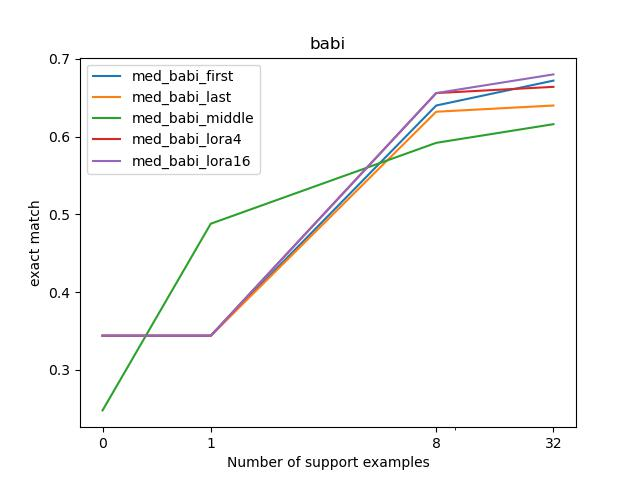

The script that saved this image:
from typing import List, Tuple
import argparse
import torch
import transformers
import torch.nn as nn
import utils
import copy
import numpy as np
import os
import json
from collections import defaultdict
import matplotlib.pyplot as plt
import matplotlib.ticker as mticker
import itertools
import icl
import tqdm
import random

import torch.nn.functional as F

parser = argparse.ArgumentParser()
parser.add_argument('--task')
parser.add_argument('--model')
parser.add_argument('--dataset')
parser.add_argument('--k')
parser.add_argument('--mode', default='all')
parser.add_argument('--debug', action='store_true')
parser.add_argument('--repeats', default=1, type=int)
parser.add_argument('--device', default='cuda')
args = parser.parse_args()


DEVICE = torch.device(args.device)

def score(logits, labels):
    """Returns the mean accuracy of a model's predictions on a set of examples.

    Args:
        logits (torch.Tensor): model predicted logits
            shape (examples, classes)
        labels (torch.Tensor): classification labels from 0 to num_classes - 1
            shape (examples,)
    """

    assert logits.dim() == 2
    assert labels.dim() == 1
    assert logits.shape[0] == labels.shape[0]
    y = torch.argmax(logits, dim=-1) == labels
    y = y.type(torch.float)
    return torch.mean(y).item()


class LoRAConv1DWrapper(nn.Module):
    def __init__(self, conv1dmodule: nn.Module, lora_rank: int):
        super().__init__()

        self.base_module = conv1dmodule

        ###
        ### Set up your LoRA-augmented layer here.
        ### You should initialize your parameters so that the residual matrix AB^T is zero,
        ###     but be careful how you do this (i.e., make sure you eventually get
        ###     non-zero gradients to both matrices during fine-tuning)!
        ### Initialization hint: what do the gradients look like after 1 and 2 steps of fine-tuning
        ###     if you initialize both A and B to zero? What about if just one is zero?
        ###
        # YOUR CODE HERE
                
        in_dim = conv1dmodule.weight.shape[0]
        out_dim = conv1dmodule.weight.shape[1]
        
        # bias set to false because we are only adding low rank update to pretrained weights
        self.A = nn.Linear(in_dim,lora_rank,bias=False,device=DEVICE)
        self.B = nn.Linear(lora_rank,out_dim,bias=False,device=DEVICE)
        
        self.A.weight.data.fill_(0)
        torch.nn.init.kaiming_uniform_(self.B.weight)
        
        # xavier seemed to produce vanishing gradients!
        #torch.nn.init.xavier_uniform_(self.B.weight)

    def forward(self, x):
        ###
        ### Perform the forward pass of your LoRA-augmented layer here.
        ### Note: you don't need to ever explicitly construct the matrix AB^T.
        ### Hint: matrix multiplication is associative.
        ###
        # YOUR CODE HERE
        
        a = self.base_module(x)
        b = self.A(x)
        b = self.B(b)
        
        return a + b


def parameters_to_fine_tune(model: nn.Module, mode: str) -> List:
    """
    Select the parameters in `model` that should be fine-tuned in mode `mode`.

    Args:
      model: the model we're fine-tuning
      mode: the fine-tuning mode we're using; may be 'all', 'last', 'first',
        'middle', or 'loraN' (where N is an integer)
    
    Returns:
      A list of nn.Parameters of `model` that should be fine-tuned in the given
        fine-tuning mode.
    """
    # YOUR CODE HERE
    ret = []
    if mode == 'all':
        return list(model.parameters())
    elif mode == 'last':
        # first experimented by printing print(model)
        # then found out that they use the key h to represent a sequence of 24 transformer blocks
        return list(model.transformer.h[-2:].parameters())
    elif mode == 'first':
        
        return list(model.transformer.h[:2].parameters())
    elif mode == 'middle':
        tot_blocks = len(model.transformer.h)//2
        i = tot_blocks-1
        j = tot_blocks+1
        return list(model.transformer.h[i:j].parameters())
    elif mode.startswith('lora'):
        ret = []
        for module in model.modules():
            if isinstance(module,LoRAConv1DWrapper):
                for child in module.children():
                    if isinstance(child,transformers.pytorch_utils.Conv1D):
                        continue # skip the pretrained weights
                    
                    ret.extend(list(child.parameters()))
        if len(ret) == 0:
            assert False
        
        return ret
    else:
        raise NotImplementedError()


def get_loss(logits: torch.tensor, targets: torch.tensor) -> torch.tensor:
    """
    Computes the cross-entropy loss for either sequence classification or generation.

    For generation, you'll need to deal with the fact that different sequences witihn
      the batch are different lengths, and the targets tensor includes some mask
      values (-100). The average loss is the *average loss over all non-masked timesteps*.
      You'll also need to handle the fact that the prediction for what token t will be is
      made after seeing only t - 1 tokens; that is, there is an off-by-one shift needed
      between the logits and targets.

    Args:
      logits: a 2D [batch_size, n_classes] (for classification) or 3D
        [batch_size, sequence_length, vocab_size] (for generation) tensor
        of *UNNORMALIZED* logits
      targets: a 1D [batch_size] (for classification) or 2D [batch_size, sequence_length]
        (for generation) tensor of target indices. For the generation case, may contain
        -100 in some positions, meaning that the loss for this timestep should be ignored.
    
    Returns:
      A zero-dim tensor representing the average cross-entropy loss over all batch 
        elements (and sequence timesteps, if applicable)
    """
    
    # YOUR CODE HERE
    if logits.dim() == 2:
        return F.cross_entropy(logits,targets)
    elif logits.dim() == 3:
        batch_size = targets.shape[0]
        sequence_length = targets.shape[1]
        vocab_size = logits.shape[2]
        
        # roll baby! to handle the off by one shift business
        t = torch.roll(targets,-1,dims=1) # dims = 1 beacuse we need to shift for each sequence in the batch
        t = t.view(batch_size*sequence_length)
                
        return F.cross_entropy(logits.view((batch_size*sequence_length,vocab_size)),t.to(DEVICE),ignore_index=-100)
    else:
        raise ValueError(f'Logits should either be 2-dim (for classification) or 3-dim (for generation); got {logits.dim()}')


def get_acc(logits, targets):
    """
    Computes the exact match accuracy for either sequence classification or generation. i.e.,
      the fraction of predictions for which the most likely class/token equals the target.

    For generation, you'll need to deal with the fact that different sequences witihn
      the batch are different lengths, and the targets tensor includes some mask
      values (-100). The average accuracy is the *average accuracy over all non-masked timesteps*.
      You'll also need to handle the fact that the prediction for what token t will be is
      made after seeing only t - 1 tokens; that is, there is an off-by-one shift needed
      between the logits and targets.

    Args:
      logits: a 2D [batch_size, n_classes] (for classification) or 3D
        [batch_size, sequence_length, vocab_size] (for generation) tensor of logits
      targets: a 1D [batch_size] (for classification) or 2D [batch_size, sequence_length]
        (for generation) tensor of target indices. For the generation case, may contain
        -100 in some positions, meaning that the loss for this timestep should be ignored.
    
    Returns:
      A *scalar* representing the average exact-match accuracy over all non-masked batch 
        elements (and sequence timesteps, if applicable)
    """
    # YOUR CODE HEREi
    if logits.dim() == 2:
        return score(logits,targets)
    elif logits.dim() == 3:
        # compute predicted ids
        pred = torch.argmax(logits,-1)
        
        # shift targets by one to the left
        t = torch.roll(targets,-1,dims=1)
        
        # calcuate the number of valid labels
        cmp = (t == -100)
        tot_len = torch.flatten(cmp).shape[0]
        eff_len = tot_len - (torch.sum(cmp))
        
        #calculate accuracy
        eq = (pred == t)
        return torch.sum(eq)/eff_len
        
    else:
        raise ValueError(f'Logits should either be 2-dim (for classification) or 3-dim (for generation); got {logits.dim()}')


def ft_bert(model, tok, x, y, mode, batch_size=8):
    model = copy.deepcopy(model)

    if mode.startswith('lora'):
        for m in model.transformer.h:
            m.mlp.c_fc = LoRAConv1DWrapper(m.mlp.c_fc, int(mode[4:]))
            m.mlp.c_proj = LoRAConv1DWrapper(m.mlp.c_proj, int(mode[4:]))

    model.to(DEVICE)

    optimizer = torch.optim.Adam(parameters_to_fine_tune(model, mode), lr=1e-4)
    all_x = tok(x, return_tensors='pt', padding=True, truncation=True, max_length=100).to(DEVICE)
    all_y = torch.tensor(y, device=DEVICE)
    pbar = tqdm.tqdm(range(1000))
    for step in pbar:
        batch = np.random.randint(0, len(x), batch_size)
        x_ = tok([x[i] for i in batch], return_tensors='pt', padding=True, truncation=True, max_length=100).to(DEVICE)
        y_ = torch.tensor([y[i] for i in batch], device=DEVICE)
        logits = model(**x_).logits
        loss = get_loss(logits, y_)
        loss.backward()
        optimizer.step()
        optimizer.zero_grad()
        if args.debug:
            break

        if step % 10 == 0:
            with torch.inference_mode():
                total_acc = get_acc(model(**all_x).logits, all_y)
            pbar.set_description(f'Fine-tuning acc: {total_acc:.04f}')
            if total_acc > 0.75:
                break
    return model


def tokenize_gpt2_batch(tokenizer, x, y):
    """
    Implement the tokenization step for a batch of examples for GPT-2.

    Args:
        tokenizer: a GPT2Tokenizer that you can call and receive a dictionary of:
          - input_ids: a list (or tensor) of token ids
          - attention_mask: a list (or tensor) of 1s and 0s indicating which tokens
              are padding (if you requested padding and tensors from the tokenizer)
        x: a list of strings, each of which is the input for a single example
        y: a list of strings, each of which is a *target* for a single example
    
    Returns:
        A dictionary with the following keys:
            - input_ids: a tensor of shape [batch_size, sequence_length] 
                containing the token ids
            - attention_mask: a tensor of shape [batch_size, sequence_length] 
                containing 1s and 0s indicating which tokens are padding
            - labels: a tensor of shape [batch_size, sequence_length] containing
                the target token ids, with -100 for non-target tokens (i.e., the
                tokens in the input part of each example or padding tokens)
        where sequence_length is determined by the (x, y) pair whose tokenized
        length is the longest in the batch. The other sequences should be padded to
        this length (you can get the tokenizer to handle this padding!).

    Example:
        >>> x = ['Who is the singer for the band Queen?', 'What is the capital of France?']
        >>> y = ['Freddie Mercury', 'Paris']
        >>> tokenizer = transformers.GPT2Tokenizer.from_pretrained('gpt2')
        >>> tokenizer_dict = tokenizer([x_ + y_ for x_, y_ in zip(x, y)], return_tensors='pt', padding=True)
        >>> tokenizer_dict['input_ids']
        tensor([[ 8241,   318,   262, 14015,   329,   262,  4097,  7542,    30, 30847, 11979, 21673],
                [ 2061,   318,   262,  3139,   286,  4881,    30, 40313, 50256, 50256, 50256, 50256]])
        >>> tokenizer_dict['attention_mask']
        tensor([[1, 1, 1, 1, 1, 1, 1, 1, 1, 1, 1, 1],
                [1, 1, 1, 1, 1, 1, 1, 1, 0, 0, 0, 0]])
        >>> tokenizer(x)['input_ids']
        [[8241, 318, 262, 14015, 329, 262, 4097, 7542, 30],
         [2061, 318, 262, 3139, 286, 4881, 30]]
        >>> tokenizer(y)['input_ids']
        [[30847, 11979, 21673],
         [40313]]

        In this case, our labels should look like:
        [[-100, -100, -100, -100, -100, -100, -100, -100,   -100,  30847, 11979, 21673],
         [-100, -100, -100, -100, -100, -100, -100,  40313, -100, -100,  -100,  -100]]
        Note we've replaced padding tokens and the input prefix for each example
            with -100, leaving only the tokens in y.

        Other note: you can add new keys (such as 'labels') to the dictionary
            returned by the tokenizer without creating a new dictionary.
            
#visit: https://stackoverflow.com/questions/70544129/transformers-asking-to-pad-but-the-tokenizer-does-not-have-a-padding-token
    """
    # YOUR CODE HERE
    batch_size = len(x)
    if tokenizer.pad_token is None:
        tokenizer.pad_token = tokenizer.eos_token
    
    tokenized_sequences = tokenizer([x_ + y_ for x_, y_ in zip(x, y)], return_tensors='pt', padding=True)
    input_tokens = tokenizer(x)['input_ids']
    target_tokens = tokenizer(y)['input_ids']
    
    # mask out all the non-target tokens to construct label
    z = torch.ones_like(tokenized_sequences['attention_mask'])* (-100)
    
    for i in range(batch_size):
        x_len = len(input_tokens[i])
        y_len = len(target_tokens[i])
        y_toks = torch.tensor(target_tokens[i])
        z[i][x_len:x_len+y_len] = y_toks
    
    tokenized_sequences['labels'] = z
    
    return tokenized_sequences


def add_prefixes(x: List[str], y: List[str], dataset: str) -> Tuple[List[str], List[str]]:
    input_prefix = '' if utils.is_qa_dataset(dataset) else ''
    label_prefix = ' In the' if utils.is_qa_dataset(dataset) else ' TL;DR:'
    label_suffix = '.' if utils.is_qa_dataset(dataset) else ''

    x = [input_prefix + x_.replace('\n', ' ') + label_prefix for x_ in x]
    y = [' ' + y_.replace('\n', ' ') + label_suffix for y_ in y]

    return x, y


def ft_gpt2(model, tok, x, y, mode, dataset, batch_size=8, grad_accum=8):
    x, y = add_prefixes(x, y, dataset)

    model = copy.deepcopy(model)

    if mode.startswith('lora'):
        for m in model.transformer.h:
            m.mlp.c_fc = LoRAConv1DWrapper(m.mlp.c_fc, int(mode[4:]))
            m.mlp.c_proj = LoRAConv1DWrapper(m.mlp.c_proj, int(mode[4:]))
            m.attn.c_attn = LoRAConv1DWrapper(m.attn.c_attn, int(mode[4:]))

    model.to(DEVICE)

    optimizer = torch.optim.Adam(parameters_to_fine_tune(model, mode), lr=2e-5)
    all_both = tokenize_gpt2_batch(tok, x, y)

    for key, value in all_both.items():
        all_both[key] = all_both[key].to(DEVICE)
    
    max_n = len(x) * 10
    pbar = tqdm.tqdm(range(max_n))
    idxs = []
    for step in pbar:
        model.train()

        if len(idxs) < batch_size // grad_accum:
            idxs = list(range(len(x)))
            random.shuffle(idxs)
        batch_idxs = idxs[:batch_size // grad_accum]
        idxs = idxs[batch_size // grad_accum:]

        # Outline:
        # 1. Sample a random minibatch of examples of size batch_size // grad_accum using the batch_idxs variable
        # 2. Tokenize the batch using the tokenize_gpt2_batch function you implemented
        # 3. Run the model on the batch, get the logits, and compute the loss using the get_loss function you implemented
        #      *NOTE 1* Pass `use_cache=False` when you call model() to avoid a huggingface warning
        #      *NOTE 2* You MUST compute the loss using your get_loss function applied to the model_output.logits.
        #        Don't use the loss attribute of the model output for training (you will not get credit for this).
        #        However, you can use the loss attribute of the model output to test your get_loss function (they should match).
        # 4. Backpropagate the loss (divided by the grad_accum parameter)
        # 5. Take a step of the optimizer and zero the model gradients ***only every grad_accum steps***
        #    Be careful that you don't take a step after the very first backward pass (i.e., when step == 0)
        # Note: the ** operator will unpack a dictionary into keyword arguments to a function (such as your model)

        # YOUR CODE HERE
        
        input_batch = all_both['input_ids'][batch_idxs]
        att_batch = all_both['attention_mask'][batch_idxs]
        label_batch = all_both['labels'][batch_idxs]
        
        output = model(input_ids = input_batch, attention_mask = att_batch, labels = label_batch, use_cache=False)
        loss_hf, logits = output[:2]
        
        loss = get_loss(logits,label_batch)
        
        assert loss == loss_hf
        
        loss = loss / grad_accum
        loss.backward()
        
        # weight update ever grad_accum step
        # the puprose of grad_accum is to increase the effective batch size 
        # without ovreloading the hardware
        # this results in low variance gradient estimators
        # It is clear why we dont take a step after the very first backward pass
        # because, the noisy (high variance) gradients can destroy the stucture in the pretrained weights
        
        if (((step+1) % grad_accum) == 0) or (step == max_n-1):
            optimizer.step()
            optimizer.zero_grad()
        

        # END YOUR CODE

        # I replaced the accuracy computation supplied in the starter code
        # as it was giving errors
        if step % (grad_accum * 5) == 0:
            with torch.inference_mode():
                model.eval()
                
                total_acc = get_acc(model(**all_both).logits,all_both['labels'])
                pbar.set_description(f'Fine-tuning acc: {total_acc:.04f}')

            if total_acc >= utils.early_stop_thresold(dataset):
                print('Early stopping!')
                break

                '''                accs = []
                for idx in range(len(list(all_both.values())[0])):
                    d = {k: v[idx:idx+1] for k, v in all_both.items()}
                    
                    input_batch = d['input_ids'].to(DEVICE)
                    att_batch = d['attention_mask'].to(DEVICE)
                    label_batch = d['labels'].to(DEVICE)
                    
                    print(label_batch.shape)
                    acc = get_acc(torch.roll(label_batch,-1,1), label_batch)
                    #acc = get_acc(model(input_ids = input_batch, attention_mask = att_batch, labels = label_batch).logits, label_batch)
                    accs.append(acc)
                total_acc = sum(accs) / len(accs)'''



    return model


def eval(model, tok, val_data):
    x = tok(val_data['x'], return_tensors='pt', padding=True, truncation=True, max_length=100).to(DEVICE)
    y = torch.tensor(val_data['y'], device=DEVICE)
    with torch.inference_mode():
        logits = model(**x).logits
    return get_acc(logits, y)


def run_ft(models: List[str], datasets: List[str], ks: List[int], modes: List[str], n_val: int = 125):
    results = {}
    for dataset in datasets:
        if args.debug:
            n_val = 1   
        train, val = utils.get_dataset(dataset, max(ks), n_val=n_val)
        for model_name, mode in itertools.product(models, modes):
            if dataset == 'amazon':
                model, tokenizer = utils.get_model_and_tokenizer(model_name, transformers.AutoModelForSequenceClassification, num_labels=5)
            else:
                model, tokenizer = utils.get_model_and_tokenizer(model_name, transformers.AutoModelForCausalLM)
            stop_tokens = utils.stop_tokens(tokenizer)

            for k in ks:
                print(f'Fine-tuning {model_name} on {dataset} with k={k} and mode={mode}')
                for repeat in range(args.repeats):
                    if repeat > 0:
                        print(f'Beginning repeat #{repeat}')
                    if dataset == 'amazon':
                        fine_tuned = ft_bert(model, tokenizer, train['x'][:k*5], train['y'][:k*5], mode)
                        val_acc = eval(fine_tuned, tokenizer, val)
                        results['_'.join([model_name, dataset, str(k), mode])] = val_acc
                    else:
                        if k > 0:
                            fine_tuned = ft_gpt2(model, tokenizer, train['x'][:k], train['simple_y'][:k], mode, dataset)
                        else:
                            fine_tuned = copy.deepcopy(model)
                            fine_tuned.to(DEVICE)

                        fine_tuned.eval()
                        targets = []
                        predictions = []
                        pbar = tqdm.tqdm(list(range(min(n_val, len(val['x'])))))

                        for row in pbar:
                            test_input = val['x'][row]
                            targets.append(val['y'][row])
                            max_tokens = utils.max_sampled_tokens_for_dataset(dataset)
                            prompt_mode = 'qa' if utils.is_qa_dataset(dataset) else 'tldr'
                            prompt = icl.get_icl_prompts([], [], test_input, prompt_mode=prompt_mode)
                            input_ids = tokenizer(prompt, return_tensors='pt').input_ids.to(DEVICE)
                            sampled_tokens = icl.do_sample(fine_tuned, input_ids, stop_tokens, max_tokens)
                            decoded = tokenizer.decode(sampled_tokens).strip()
                            predictions.append(decoded)
                            metric = icl.get_performance_metric(predictions, targets, utils.metric_for_dataset(dataset))
                            pbar.set_description(f'Eval: {metric:.04f}')
                        results['_'.join([model_name, dataset, str(k), mode])] = metric

                    print(results)
                    question = 'ft'
                    if not os.path.exists(f'results/{question}'):
                        os.makedirs(f'results/{question}')

                    for k_, v in results.items():
                        with open(f'results/{question}/{k_}.json', 'w') as f:
                            json.dump({'metric': v}, f)
                    results = {}


def plot(models, datasets, ks, modes):
    data = defaultdict(lambda: defaultdict(list))
    question = 'ft'

    x_vals = set()
    for dataset in datasets:
        for model, mode in itertools.product(models, modes):
            for k in ks:
                fn = '_'.join([model, dataset, str(k), mode])
                id_ = '_'.join([model, dataset, mode])
                with open(f'results/{question}/{fn}.json', 'r') as f:
                    score = json.load(f)['metric']
                    data[id_]['x'].append(k)
                    x_vals.add(k)
                    data[id_]['y'].append(score)

        for k, v in data.items():
            plt.plot(v['x'], v['y'], label=k)

    if max(x_vals) > 4:
        plt.xscale('symlog')
    ax = plt.gca()
    ax.xaxis.set_major_formatter(mticker.ScalarFormatter())
    ax.xaxis.set_ticks(sorted(x_vals))
    plt.legend()
    plt.title(' & '.join(datasets))
    plt.ylabel('/'.join([utils.metric_for_dataset(dataset) for dataset in datasets]))
    plt.xlabel('Number of support examples')
    plt.savefig('ft.jpg')
    plt.show()

def run():
    ks = [int(k) for k in args.k.split(',')]
    if args.task == 'ft':
        run_ft(args.model.split(','), args.dataset.split(','), ks, args.mode.split(','))
    elif args.task == 'plot':
        plot(args.model.split(','), args.dataset.split(','), ks, args.mode.split(','))


if __name__ == '__main__':
    run()